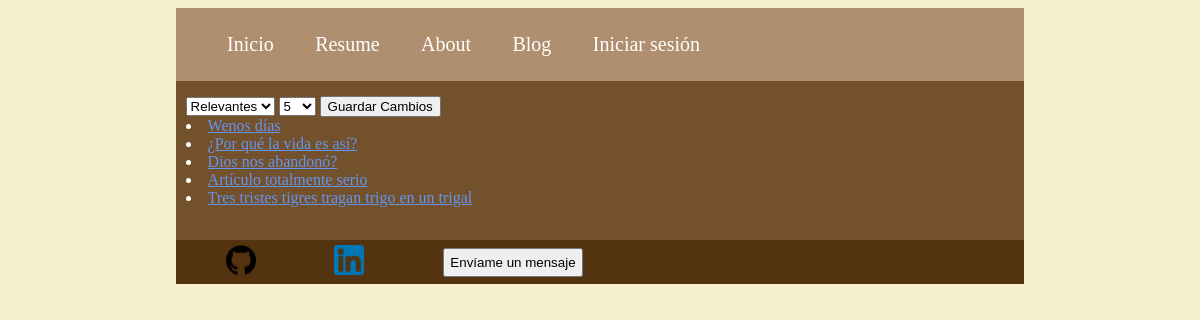
Page /blog on the committed database.
### Informacion/models.py (models this page shows)
class Articulo(models.Model):
    titulo = models.CharField(max_length=100)
    contenido = models.CharField(max_length=5000)
    fecha_publicacion = models.DateTimeField(auto_now=True)
    likes = models.IntegerField()

### Informacion/views.py (the view)
# urls.py: path("blog", views.blog, name="blog"),
def blog(request):
    articulos = Articulo.objects.all()
    return render(request, "Informacion/blog.html", {
        'articulos' : articulos,
        'cantidad' : 5,
        'orden' : "Relevantes",
    })

### Informacion/templates/Informacion/blog.html (shortened to what this page needs)
{% extends "Informacion/base.html" %}
{% block contenido %}
{% load static %}
<link rel="stylesheet" href="{% static 'styles/blog.css' %}">
<form action={% url "Informacion:cambioOrden" %} id="ordenForm" method="post" >
    <select name="orden" id="orden" type="submit" onchange="enviarFormulario">
        <option value="Relevantes">Relevantes</option>
    </select>
    <select name="cantidad" id="cantidad" type="submit" onchange="enviarFormulario">
        <option value="5">5</option>
    </select>
    <button>Guardar Cambios</button>
</form>
{% for articulo in articulos|slice:cantidad %}
    <li><a href="{% url 'Informacion:articulo' articulo.pk %}">{{articulo.titulo}}</a></li>
{% endfor %}
<br>
{% endblock contenido %}

### Informacion/static/styles/main.css (style rules this page uses)
body { background-color: #f7f0cf; justify-content: center; color: white; }

### Informacion/static/styles/blog.css (style rules this page uses)
a { color: #6495ED; }

### rows in the picture
Articulo: titulo "Wenos días"
Articulo: titulo "¿Por qué la vida es así?"
Articulo: titulo "Dios nos abandonó?"
Articulo: titulo "Artículo totalmente serio"
Articulo: titulo "Tres tristes tigres tragan trigo en un trigal"
